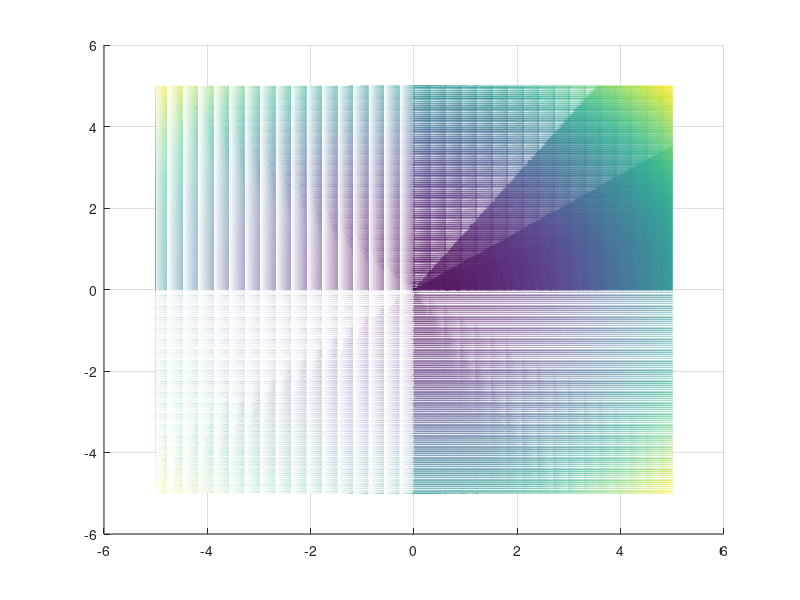

Source code (MATLAB): (Note: this script raises an error after producing the figure.)
clc;
clear all;
x=-5:0.01:5;
y=-5:0.01:5;
[X,Y]=meshgrid(x,y);
Z=X.^2+Y.^2;
figure(1);
mesh(X,Y,Z);
view([0,90]);
syms x y;
f=(x-10)^2+(y-20)^2;%x^2+y^2;
figure(2);
ezsurf(f);
view([0,90]);
shading interp;